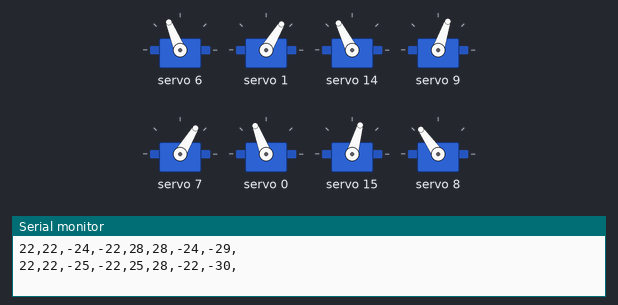
Bench run of a sketch on a simulated Arduino Uno, built with avr-gcc and run on an emulated ATmega328P. Shown: 8 × servo, the last lines printed to the serial monitor.

Above: at 0.05 s.
At 0.3 s:
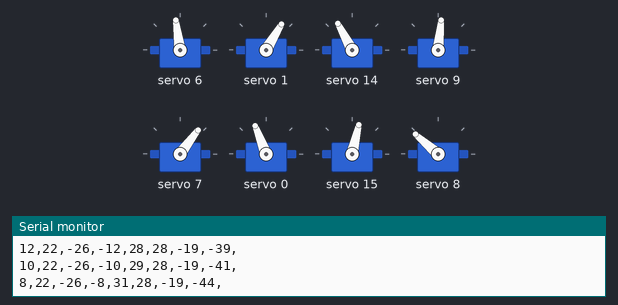
At 0.5 s:
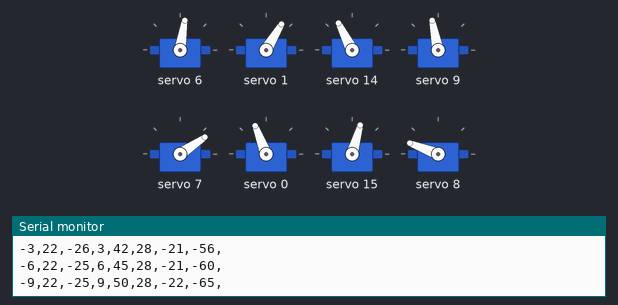
At 0.6 s:
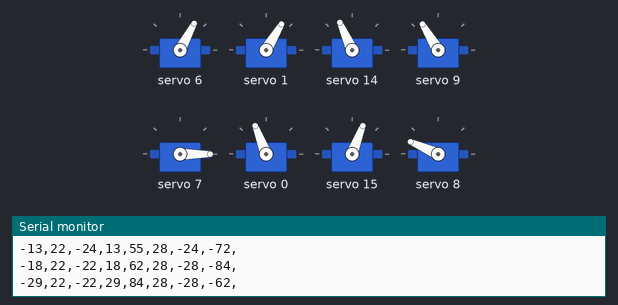
At 0.7 s:
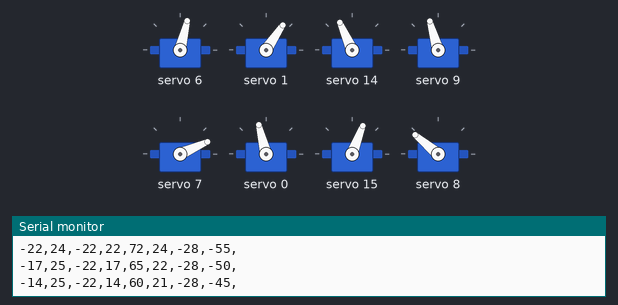
At 0.95 s:
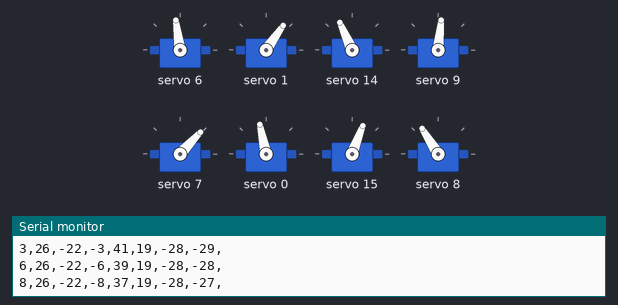
Timing chart, 0 to 3.0 s (numbered marks = the images above):
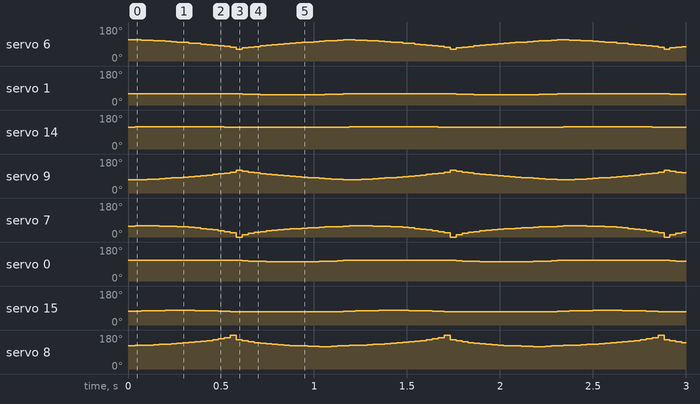

Measured:
- by itself, servo 1: repeats every 1.1 s: 56° 0.06 s, 55° 0.35 s, 56° 0.07 s, 57° 0.03 s, 59° 0.61 s, 57° 0.03 s
- by itself, servo 14: repeats every 1.1 s: 118° 0.35 s, 117° 0.06 s, 116° 0.03 s, 114° 0.61 s, 116° 0.03 s, 117° 0.06 s
- by itself, servo 15: repeats every 1.1 s: 75° 0.06 s, 76° 0.06 s, 77° 0.16 s, 76° 0.06 s, 75° 0.06 s, 74° 0.03 s, 72° 0.03 s, 69° 0.61 s, 72° 0.03 s, 74° 0.03 s
- by itself, servo 0: repeats every 1.1 s: 105° 0.03 s, 104° 0.06 s, 103° 0.06 s, 102° 0.16 s, 103° 0.06 s, 104° 0.06 s, 105° 0.03 s, 107° 0.03 s, 111° 0.61 s, 107° 0.03 s

The sketch:

zhuanwan-ceshi.ino
```cpp
#include <Wire.h>                      //IIC通讯头文件
#include <Adafruit_PWMServoDriver.h> //16路舵机控制板头文件
//以这种方式调用，它使用默认地址0x40。
Adafruit_PWMServoDriver pwm = Adafruit_PWMServoDriver();
#define SERVOMIN  680   //这是“最小”高电平占空比计数（在4096中）
#define SERVOMAX  2200   //这是“最大”高电平占空比计数（在4096中）
//前进步态帧数据
char wk[36][8]= {
22,22,-24,-22,28,28,-24,-29,
22,22,-25,-22,25,28,-22,-30,
21,22,-25,-21,24,28,-21,-31,
20,22,-26,-20,24,28,-21,-32,
18,22,-26,-18,25,28,-20,-34,
16,22,-26,-16,26,28,-20,-35,
14,22,-26,-14,27,28,-19,-37,
12,22,-26,-12,28,28,-19,-39,
10,22,-26,-10,29,28,-19,-41,
8,22,-26,-8,31,28,-19,-44,
5,22,-26,-5,33,28,-19,-46,
3,22,-26,-3,36,28,-20,-49,
0,22,-26,0,39,28,-20,-52,
-3,22,-26,3,42,28,-21,-56,
-6,22,-25,6,45,28,-21,-60,
-9,22,-25,9,50,28,-22,-65,
-13,22,-24,13,55,28,-24,-72,
-18,22,-22,18,62,28,-28,-84,
-29,22,-22,29,84,28,-28,-62,
-22,24,-22,22,72,24,-28,-55,
-17,25,-22,17,65,22,-28,-50,
-14,25,-22,14,60,21,-28,-45,
-10,26,-22,10,56,21,-28,-42,
-7,26,-22,7,52,20,-28,-39,
-4,26,-22,4,49,20,-28,-36,
-2,26,-22,2,46,19,-28,-33,
1,26,-22,-1,44,19,-28,-31,
3,26,-22,-3,41,19,-28,-29,
6,26,-22,-6,39,19,-28,-28,
8,26,-22,-8,37,19,-28,-27,
10,26,-22,-10,35,20,-28,-26,
12,26,-22,-12,34,20,-28,-25,
14,26,-22,-14,32,21,-28,-24,
17,25,-22,-17,31,21,-28,-24,
18,25,-22,-18,30,22,-28,-25,
20,24,-22,-20,29,24,-28,-28
};
//舵机校准偏角数据
char cal[16]={-6,-14,7,0,0,0,0,0,1,9,-3,3,6,-6,7,-6};
//舵机旋转方向
int8_t rotationDirections[] = {1, -1, 1, 1,
                               1, -1, 1, -1,
                               1, -1, -1, 1,
                               -1, 1, 1, -1
                              };
//关节映射表
byte pins[] = {4, 3, 11, 12,
               5, 2, 13, 10,
               6, 1, 14, 9,
               7, 0, 15, 8
              };
//将角度数据转换成高电平占空比
int S2P(int angle){
  float p=0.0;
  p=(1520/150)*angle+680+760;
  return int(p);
}

void setup() {
   Serial.begin(57600);//打开串口
   pwm.begin();       //初始化PCA9685
   pwm.setPWMFreq(240);  //设置频率60Hz
}

void loop() {
  //循环一次前进步态
  for(int i=0;i<=35;i++)//一共43帧
  {
    for(int j=0;j<=7;j++)//每帧8个舵机角度
    {
      Serial.print(int(wk[i][j]));
      //具体舵机角度=步态帧中舵机角度数据*旋转方向+舵机校准偏角+75
      //每次从8号关节舵机开始，执行到16号关节舵机，为一帧
      pwm.setPWM(pins[8+j],0,S2P((int(wk[i][j])+cal[8+j])*rotationDirections[j+8]));
      Serial.print(',');
    }
    delay(25);
    Serial.println();
  }
  //delay(1000);//只执行一次，如果想循环执行，则需要将此行注释掉
}
```
